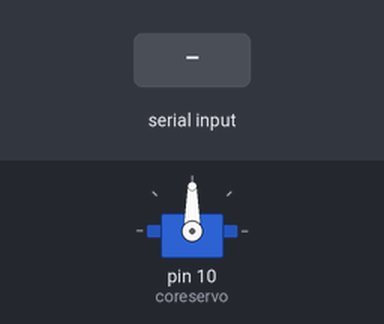
The sketch below on a simulated Arduino Uno, built with avr-gcc and run on an emulated ATmega328P. Parts: servo. The inputs (shaded band) are chosen by the test bench.

Above: at 1.2 s.
1.3 s: "30,150\n" received over Serial
At 2.5 s:
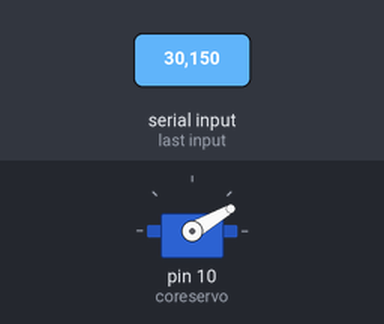
2.8 s: "5\n" received over Serial
At 3.8 s:
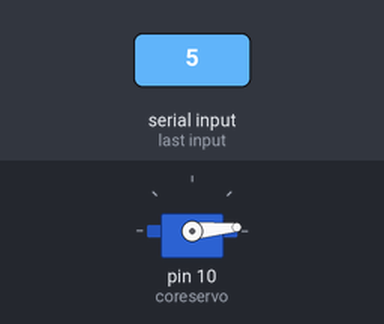
4.3 s: "200\n" received over Serial
At 5.0 s:
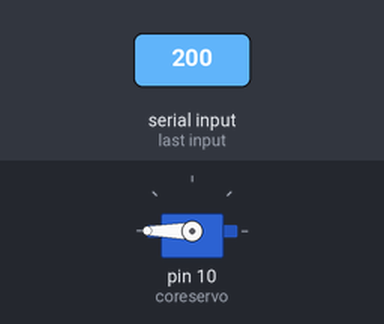
5.8 s: "90,45\n" received over Serial
At 6.1 s:
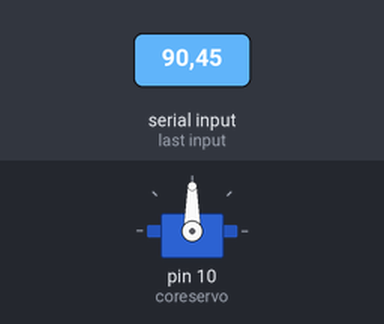
Timing chart, 0 to 8.3 s (numbered marks = the images above; inputs shaded):
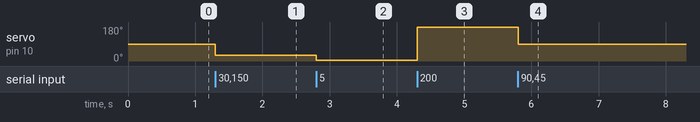

Measured:
- after the input at 1.3 s, servo on pin 10 (coreservo): 90° → 30° at once
- after the input at 2.8 s, servo on pin 10 (coreservo): 30° → 5° at once
- after the input at 4.3 s, servo on pin 10 (coreservo): 5° → 180° at once
- after the input at 5.8 s, servo on pin 10 (coreservo): 180° → 90° at once

The sketch:

robot.ino
```cpp
#include <Servo.h>

Servo coreservo; //Name the Servo

int x=0;

void setup() {
  /*Attach the named servo object to Digital IO 13, use following syntax:
  servoname.attach(Pin#, minimum Pulse width (ms), maximum pulse width (ms));
  if you want to define the pulse widths for your motor*/
  Serial.begin(115200);
  Serial.setTimeout(1);
  coreservo.attach(10);
}

void loop() {
  /* If you wanted to read the angle of your servo at any given time, use servoname.read();
   * If you wanted to write a pulse of a certain width use servoname.writemicroseconds(value in microseconds);
   */
  while (!Serial.available());
  x = Serial.readString().toInt();
  coreservo.write(x);
  //delay(100);
}
```
